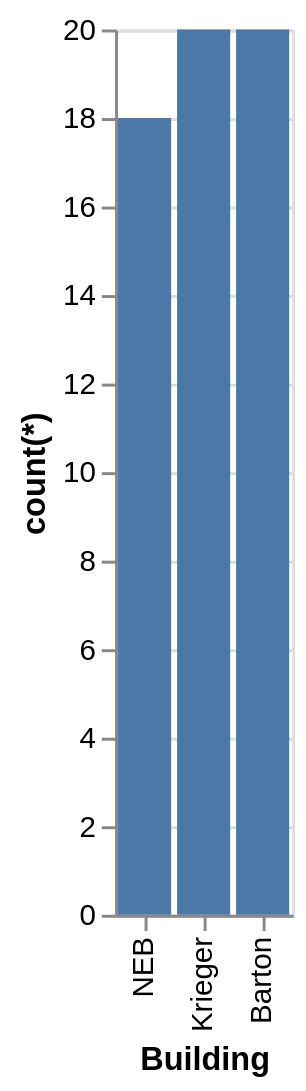

Vega-Lite specification for this chart:
### Vega-Lite specification from a JSON file in a GitHub repository (floating-point values rounded to 4 significant figures)
{"data": {"values": [{"x_data": "Barton", "y_data": 20}, {"x_data": "Krieger", "y_data": 20}, {"x_data": "NEB", "y_data": 18}]}, "mark": "bar", "encoding": {"x": {"field": "x_data", "type": "nominal", "title": "Building", "sort": "descending"}, "y": {"field": "y_data", "type": "quantitative", "title": "count(*)"}}}
